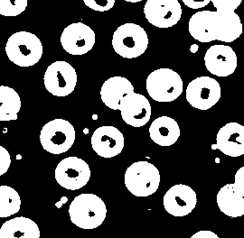
%> input picture Aula-05-Parte-1/Img1.bmp, 244 x 238 px
$ octave exercicio2.m   (GNU Octave 9; MATLAB toolbox functions it lacks are replaced by stand-ins)
%> lines starting %> are read from the running program, lines starting %| are printed output that depends on the picture; in (x1, y1, x2, y2) boxes, pixels count from 0 and x2, y2 are one past the last pixel; in counts of white or black regions, pixels touching at a corner belong together; the program's own positions count from 1
### Aula-05-Parte-1/erosao.m
function E = erosao(original,estr)
%Colocar padding de 1's em todos os lados
originalPad = padarray(original,[1 1],1);
% Inicializar a matriz D de tamanho igual ao da original com zeros
saida = zeros(size(original));

for i = 1:size(originalPad,1)-2 % tem que andar até size(originalPad,1)-2 porque o elemento estruturante é 3x3
    for j = 1:size(originalPad,2)-2
        % Pega trechos 3x3 da matriz original
        trecho = originalPad(i:i+2,j:j+2);
        % Encontra os 1's no elemento estruturante
        estr1 = find(estr == 1);
        % Verifica se os elementos no trecho são 1 nas mesmas posições
        % do elemento estruturante
        if(trecho(estr1) == 1)
            saida(i,j) = 1; % se são, coloca 1 na matriz D
        end
    end
end

E = saida;

### Aula-05-Parte-1/dilatacao.m
function E = dilatacao(original,estr)
% Colocar padding de 0's em todos os lados
originalPad = padarray(original,[1 1]);
% Inicializar a matriz D de tamanho igual ao da original com zeros
saida = zeros(size(original));

for i = 1:size(originalPad,1)-2 % tem que andar até size(originalPad,1)-2 porque o elemento estruturante é 3x3
    for j = 1:size(originalPad,2)-2
        % Faz a operação AND
        saida(i,j) = sum(sum(estr & originalPad(i:i+2,j:j+2)));
        % Primeiro soma todas as colunas da matriz resultante de estr &
        % originalPad; isso resulta em um vetor, cujos elementos são
        % somados um a um, resultando em um único valor (0 ou 1).
        % Este valor é atribuído a saida(i,j)
    end
end

E = saida;

### Aula-05-Parte-1/exercicio2.m
arq=input('Nome do arquivo: ','s');
%> the answer given: Img1.bmp
ext=input('Extens鉶 do arquivo (jpg, jpeg, png): ','s');
%> the answer given: Img3.bmp
imagem=imread(arq,ext);
%> imagem is the input picture: size 238x244x3 uint8; mean R, G, B 91, 90.4, 90.4
figure;
imshow(imagem);
title('Imagem original');

imagem = rgb2gray(imagem);
%> imagem: size 238x244 uint8
imagem = imbinarize(imagem);
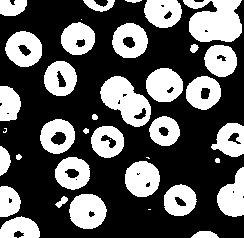
%> imagem: size 238x244 logical; 35.6% white; 38 white regions (5 under 20 px), largest, box (x1, y1, x2, y2) and area: (183, 0, 242, 42) 1850, (100, 76, 151, 127) 1492, (69, 194, 107, 229) 1022
figure;
imshow(imagem);
title('Imagem bin醨ia');

% Elementos Estruturantes
B4 = [0 1 0
    1 1 1
    0 1 0];

B8 = [1 1 1
    1 1 1
    1 1 1];

% Eros鉶 B4;
img1 = erosao(imagem,B4);
%> in erosao, `originalPad = padarray(original,[1 1],1);`: originalPad: size 240x246 logical; 36.7% white; 27 white regions (5 under 20 px), largest, box (x1, y1, x2, y2) and area: (0, 0, 246, 240) 8045, (101, 77, 152, 128) 1492, (70, 195, 108, 230) 1022
%> after the loop in erosao, `for i = 1:size(originalPad,1)-2`: saida: size 238x244 double; values 0 (black) and 1 (white), 30.5% white; 34 white regions (5 under 20 px), largest, box (x1, y1, x2, y2) and area: (190, 0, 241, 41) 1542, (101, 77, 150, 126) 1292, (70, 195, 106, 228) 901
figure, imshow(img1);
title('Eros鉶 B4');

% Eros鉶 B8;
img2 = erosao(imagem,B8);
%> after the loop in erosao (call 2), `for i = 1:size(originalPad,1)-2`: saida: size 238x244 double; values 0 (black) and 1 (white), 28.4% white; 34 white regions (5 under 20 px), largest, box (x1, y1, x2, y2) and area: (190, 0, 241, 41) 1486, (101, 77, 150, 126) 1203, (70, 195, 106, 228) 851
figure, imshow(img2);
title('Eros鉶 B8');

% Dilata玢o B4;
img3 = dilatacao(imagem,B4);
%> in dilatacao, `originalPad = padarray(original,[1 1]);`: originalPad: size 240x246 logical; 35% white; 38 white regions (5 under 20 px), largest, box (x1, y1, x2, y2) and area: (184, 1, 243, 43) 1850, (101, 77, 152, 128) 1492, (70, 195, 108, 230) 1022
figure, imshow(img3);
title('Dilata玢o B4');

% Dilata玢o B8;
img4 = dilatacao(imagem,B8);
%> call 2 of dilatacao, with estr = [1 1 1; 1 1 1; 1 1 1]
%> after the loop in dilatacao (call 2), `for i = 1:size(originalPad,1)-2`:
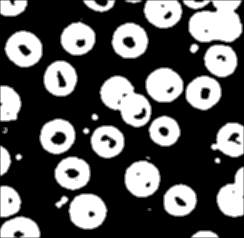
%> saida: size 238x244 double; min 0, max 9, mean 3.19; drawn with min black and max white
figure, imshow(img4);
title('Dilata玢o B8');

% Abertura (Eros鉶 + Dilata玢o)
img5 = dilatacao(img2,B8);
%> call 3 of dilatacao, with estr = [1 1 1; 1 1 1; 1 1 1]
%> in dilatacao (call 3), `originalPad = padarray(original,[1 1]);`:
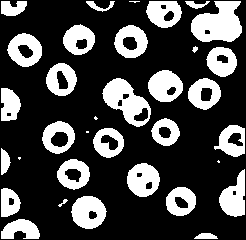
%> originalPad: size 240x246 double; values 0 (black) and 1 (white), 27.9% white; 34 white regions (5 under 20 px), largest, box (x1, y1, x2, y2) and area: (191, 1, 242, 42) 1486, (102, 78, 151, 127) 1203, (71, 196, 107, 229) 851
%> after the loop in dilatacao (call 3), `for i = 1:size(originalPad,1)-2`:
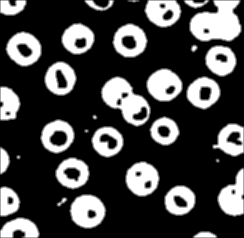
%> saida: size 238x244 double; min 0, max 9, mean 2.53; drawn with min black and max white
figure, imshow(img5);
%> after `imshow(img5)`:
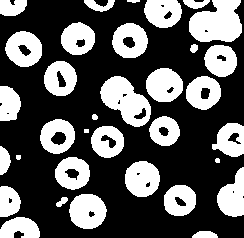
%> displayed picture: size 238x244, on the screen's scale of 0 to 255; 35.5% white; 34 white regions, largest, box (x1, y1, x2, y2) and area: (189, 0, 242, 42) 1689, (100, 76, 151, 127) 1491, (69, 194, 107, 229) 1021
title('Abertura B8');

% Fechamento (Dilata玢o + Eros鉶)
img4 = imbinarize(img4);
%> img4: size 238x244 logical; 42.9% white; 35 white regions (1 under 20 px), largest, box (x1, y1, x2, y2) and area: (182, 0, 243, 43) 2106, (99, 75, 152, 128) 1759, (68, 193, 108, 230) 1191
img6 = erosao(img4,B8);
%> call 3 of erosao, with estr = [1 1 1; 1 1 1; 1 1 1]
%> in erosao (call 3), `originalPad = padarray(original,[1 1],1);`:
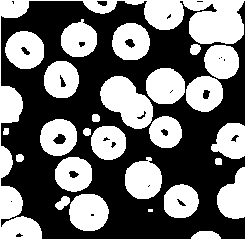
%> originalPad: size 240x246 logical; 43.8% white; 24 white regions (1 under 20 px), largest, box (x1, y1, x2, y2) and area: (0, 0, 246, 240) 9255, (100, 76, 153, 129) 1759, (69, 194, 109, 231) 1191
%> after the loop in erosao (call 3), `for i = 1:size(originalPad,1)-2`:
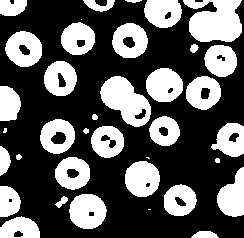
%> saida: size 238x244 double; values 0 (black) and 1 (white), 35.9% white; 37 white regions (4 under 20 px), largest, box (x1, y1, x2, y2) and area: (183, 0, 242, 42) 1861, (100, 76, 151, 127) 1513, (69, 194, 107, 229) 1027
figure, imshow(img6);
title('Fechamento B8');

$ run again, on Aula-05-Parte-1/Img4.bmp
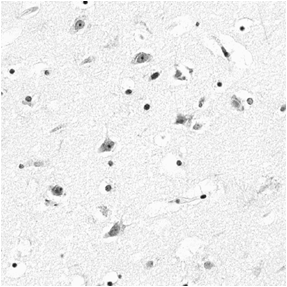
%> input picture Aula-05-Parte-1/Img4.bmp, 287 x 287 px
%> imagem is the input picture: size 287x287x3 uint8; min 12, max 255, mean 237.6
%> `imagem = imbinarize(imagem);`:
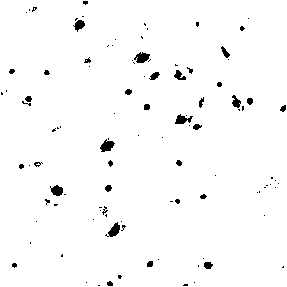
%> imagem: size 287x287 logical; 97.8% white; 104 black regions (72 under 20 px), largest, box (x1, y1, x2, y2) and area: (100, 139, 115, 152) 117, (134, 52, 150, 63) 114, (105, 222, 120, 237) 110
%> img4: size 287x287 logical; 99.3% white; 40 black regions (31 under 20 px), largest, box (x1, y1, x2, y2) and area: (102, 142, 113, 151) 64, (138, 54, 148, 62) 57, (110, 224, 119, 236) 56
%> after the loop in erosao (call 3), `for i = 1:size(originalPad,1)-2`:
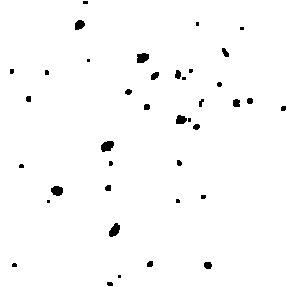
%> saida: size 287x287 double; values 0 (black) and 1 (white), 98.4% white; 39 black regions (16 under 20 px), largest, box (x1, y1, x2, y2) and area: (101, 141, 114, 152) 108, (109, 223, 120, 237) 102, (137, 53, 149, 63) 99

$ run again, on Aula-05-Parte-1/img2.bmp
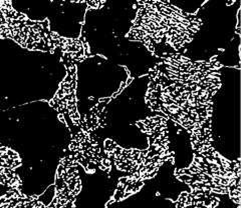
%> input picture Aula-05-Parte-1/img2.bmp, 241 x 208 px
%> imagem is the input picture: size 208x241x3 uint8; min 0, max 255, mean 52.7
%> `imagem = imbinarize(imagem);`:
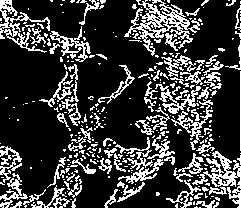
%> imagem: size 208x241 logical; 23.5% white in thin lines or dots
%> img4: size 208x241 logical; 49.6% white; 26 white regions (20 under 20 px), largest, box (x1, y1, x2, y2) and area: (0, 0, 241, 208) 24419, (225, 0, 237, 7) 67, (217, 47, 226, 53) 45, (87, 95, 95, 101) 41, (155, 191, 161, 197) 34, (22, 102, 29, 106) 22
%> after the loop in erosao (call 3), `for i = 1:size(originalPad,1)-2`:
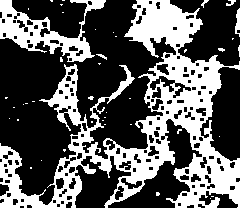
%> saida: size 208x241 double; values 0 (black) and 1 (white), 36% white; 41 white regions (36 under 20 px), largest, box (x1, y1, x2, y2) and area: (0, 0, 241, 208) 15518, (0, 0, 106, 62) 2269, (226, 0, 236, 6) 33, (96, 54, 107, 60) 26, (201, 0, 209, 8) 24
